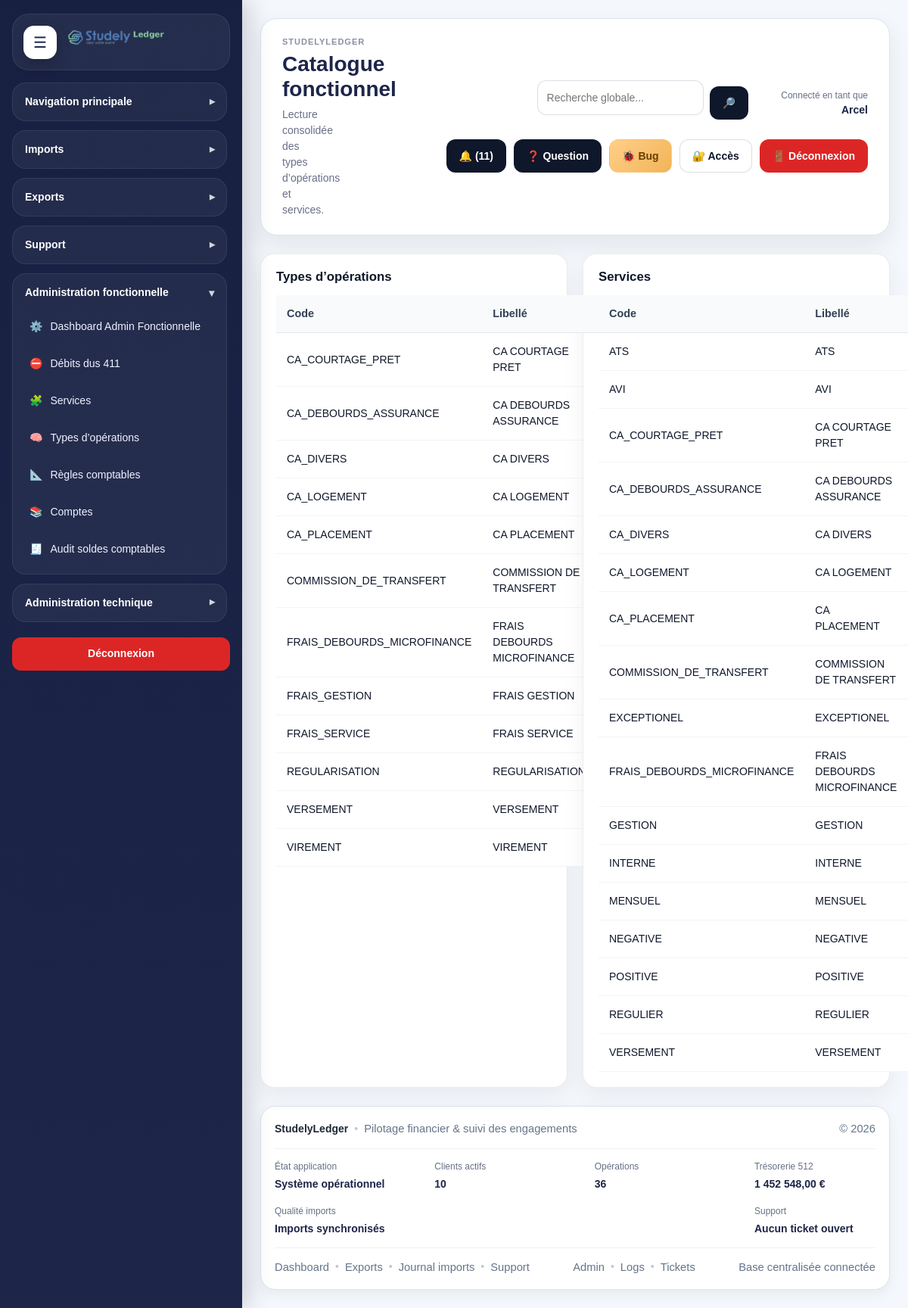
The app's page /modules/admin_functional/catalogs.php (signed in) with its own data.
### tables this page shows
CREATE TABLE `ref_operation_types` (
  `id` int(11) NOT NULL,
  `code` varchar(100) NOT NULL,
  `label` varchar(150) NOT NULL,
  `direction` enum('credit','debit','mixed') NOT NULL DEFAULT 'mixed',
  `is_active` tinyint(1) NOT NULL DEFAULT 1,
  `created_at` datetime NOT NULL DEFAULT current_timestamp(),
  `updated_at` datetime DEFAULT NULL
);

CREATE TABLE `ref_services` (
  `id` int(11) NOT NULL,
  `code` varchar(100) NOT NULL,
  `label` varchar(150) NOT NULL,
  `operation_type_id` int(11) DEFAULT NULL,
  `service_account_id` int(11) DEFAULT NULL,
  `treasury_account_id` int(11) DEFAULT NULL,
  `is_active` tinyint(1) NOT NULL DEFAULT 1,
  `created_at` datetime NOT NULL DEFAULT current_timestamp(),
  `updated_at` datetime DEFAULT NULL
);

### includes/admin_functions.php (called while the page is built, shortened)
<?php
if (!function_exists('e')) {
    function e(?string $value): string
    {
        return htmlspecialchars((string)($value ?? ''), ENT_QUOTES, 'UTF-8');
    }
}
if (!function_exists('tableExists')) {
    function tableExists(PDO $pdo, string $tableName): bool
    {
        $stmt = $pdo->prepare("
            SELECT COUNT(*)
            FROM information_schema.TABLES
            WHERE TABLE_SCHEMA = DATABASE()
              AND TABLE_NAME = ?
        ");
        $stmt->execute([$tableName]);
        return (int)$stmt->fetchColumn() > 0;
    }
}
        ?>

### modules/admin_functional/catalogs.php (the view, shortened to what this page needs)
<?php
$pdo = getPDO();
require_once __DIR__ . '/../../includes/admin_functions.php';
$operationTypes = tableExists($pdo, 'ref_operation_types')
    ? $pdo->query("
        SELECT *
        FROM ref_operation_types
        ORDER BY label ASC
    ")->fetchAll(PDO::FETCH_ASSOC)
    : [];
$services = tableExists($pdo, 'ref_services')
    ? $pdo->query("
        SELECT rs.*, rot.label AS operation_type_label, sa.account_code AS service_account_code, ta.account_code AS treasury_account_code
        FROM ref_services rs
        LEFT JOIN ref_operation_types rot ON rot.id = rs.operation_type_id
        LEFT JOIN service_accounts sa ON sa.id = rs.service_account_id
        LEFT JOIN treasury_accounts ta ON ta.id = rs.treasury_account_id
        ORDER BY rs.label ASC
    ")->fetchAll(PDO::FETCH_ASSOC)
    : [];
require_once __DIR__ . '/../../includes/document_start.php';
?>
<div class="layout">
    <?php require_once __DIR__ . '/../../includes/sidebar.php'; ?>
    <div class="main">
        <?php require_once __DIR__ . '/../../includes/header.php'; ?>
        <div class="dashboard-grid-2">
            <div class="table-card">
                <h3 class="section-title">Types d’opérations</h3>
                <table>
                    <thead>
                        <tr>
                            <th>Code</th>
                            <th>Libellé</th>
                            <th>Direction</th>
                            <th>Actif</th>
                        </tr>
                    </thead>
                    <tbody>
                        <?php foreach ($operationTypes as $row): ?>
                            <tr>
                                <td><?= e($row['code'] ?? '') ?></td>
                                <td><?= e($row['label'] ?? '') ?></td>
                                <td><?= e($row['direction'] ?? '') ?></td>
                                <td><?= ((int)($row['is_active'] ?? 1) === 1) ? 'Oui' : 'Non' ?></td>
                            </tr>
                        <?php endforeach; ?>
                    </tbody>
                </table>
            </div>
            <div class="table-card">
                <h3 class="section-title">Services</h3>
                <table>
                    <thead>
                        <tr>
                            <th>Code</th>
                            <th>Libellé</th>
                        </tr>
                    </thead>
                    <tbody>
                        <?php foreach ($services as $row): ?>
                            <tr>
                                <td><?= e($row['code'] ?? '') ?></td>
                                <td><?= e($row['label'] ?? '') ?></td>
                            </tr>
                        <?php endforeach; ?>
                    </tbody>
                </table>
            </div>
        </div>
        <?php require_once __DIR__ . '/../../includes/footer.php'; ?>
    </div>
</div>
<?php require_once __DIR__ . '/../../includes/document_end.php'; ?>

### assets/css/style.css (style rules this page uses)
:root { --bg:#f4f7fb; --surface:#ffffff; --surface-soft:#f8fbff; --border:#dbe4f0; --border-strong:#c8d5e6; --text:#1f2937; --muted:#667085; --heading:#1d2549; --primary:#1d2549; --primary-2:#2f4db8; --primary-soft:#eef2ff; --success:#117a4f; --success-soft:#e8f8f0; --danger:#b42318; --danger-soft:#fff1f2; --warning:#b54708; --warning-soft:#fff7ed; --info:#175cd3; --info-soft:#eff6ff; --shadow-sm:0 6px 16px rgba(18, 38, 63, 0.06); --shadow-md:0 12px 30px rgba(18, 38, 63, 0.08); --shadow-lg:0 18px 45px rgba(18, 38, 63, 0.12); --radius-sm:12px; --radius-md:18px; --radius-lg:24px; --sidebar-width:320px; --sidebar-width-collapsed:96px; }
*, *::before, *::after { box-sizing:border-box; }
html, body { margin:0; padding:0; min-height:100%; }
body { font-family:Arial, Helvetica, sans-serif; font-size:14px; line-height:1.5; color:var(--text); background:var(--bg); }
.layout { display:flex; min-height:100vh; width:100%; }
.main { flex:1 1 auto; min-width:0; padding:24px; }
h1,h2,h3,h4,h5,h6 { margin:0 0 12px 0; color:var(--heading); line-height:1.2; }
h3 { font-size:20px; }
.section-title { margin-bottom:14px; }
.card, .form-card, .table-card, .dashboard-panel { background:var(--surface); border:1px solid var(--border); border-radius:var(--radius-md); box-shadow:var(--shadow-sm); padding:20px; }
.dashboard-grid-2 { display:grid; grid-template-columns:repeat(2, minmax(0, 1fr)); gap:20px; }
table { width:100%; border-collapse:collapse; background:#fff; }
thead th { text-align:left; font-size:13px; color:var(--heading); background:#f3f7fc; border-bottom:1px solid var(--border); padding:12px 10px; }
tbody td { border-bottom:1px solid #edf2f7; padding:12px 10px; vertical-align:top; }
.main { overflow-x: hidden; }
.layout, .main, .sl-grid, .sl-card, .sl-chart-box { scroll-behavior: auto !important; }
html { scroll-behavior: auto; }

### assets/css/dashboard.css (style rules this page uses)
.table-card table td, .table-card table th { vertical-align:middle; }
.dashboard-panel .section-title, .form-card .section-title, .table-card .section-title { margin-top:0; margin-bottom:14px; }
.dashboard-grid-2, .dashboard-grid-3, .dashboard-grid-4, .dashboard-grid-5 { display: grid; gap: 20px; align-items: stretch; }
.dashboard-grid-2 { grid-template-columns: repeat(2, minmax(0, 1fr)); }
.card, .form-card, .table-card, .stat-card { background: #ffffff; border: 1px solid rgba(15, 23, 42, 0.08); border-radius: 18px; padding: 20px; box-shadow: 0 10px 30px rgba(15, 23, 42, 0.06); }
.card h3, .form-card h3, .table-card h3, .stat-card h3, .section-title { margin: 0 0 16px; font-size: 1.05rem; font-weight: 700; color: #0f172a; }
.modern-table, .table-card table, .sl-table { width: 100%; border-collapse: separate; border-spacing: 0; }
.modern-table thead th, .table-card table thead th, .sl-table thead th { position: sticky; top: 0; background: #f8fafc; color: #334155; font-size: 0.9rem; font-weight: 700; text-align: left; padding: 14px 14px; border-bottom: 1px solid rgba(148, 163, 184, 0.2); }
.modern-table tbody td, .table-card table tbody td, .sl-table tbody td { padding: 14px 14px; border-bottom: 1px solid rgba(148, 163, 184, 0.12); vertical-align: middle; color: #0f172a; background: #fff; }

### records on screen
ref_operation_types: code "CA_COURTAGE_PRET", label "CA COURTAGE PRET"
ref_operation_types: code "CA_DEBOURDS_ASSURANCE", label "CA DEBOURDS ASSURANCE"
ref_operation_types: code "CA_DIVERS", label "CA DIVERS"
ref_operation_types: code "CA_LOGEMENT", label "CA LOGEMENT"
ref_operation_types: code "CA_PLACEMENT", label "CA PLACEMENT"
ref_operation_types: code "COMMISSION_DE_TRANSFERT", label "COMMISSION DE TRANSFERT"
ref_operation_types: code "FRAIS_DEBOURDS_MICROFINANCE", label "FRAIS DEBOURDS MICROFINANCE"
ref_operation_types: code "FRAIS_GESTION", label "FRAIS GESTION"
ref_operation_types: code "FRAIS_SERVICE", label "FRAIS SERVICE"
ref_operation_types: code "REGULARISATION", label "REGULARISATION"
ref_operation_types: code "VERSEMENT", label "VERSEMENT"
ref_operation_types: code "VIREMENT", label "VIREMENT"
ref_services: code "ATS", label "ATS"
ref_services: code "AVI", label "AVI"
ref_services: code "CA_COURTAGE_PRET", label "CA COURTAGE PRET"
ref_services: code "CA_DEBOURDS_ASSURANCE", label "CA DEBOURDS ASSURANCE"
ref_services: code "CA_DIVERS", label "CA DIVERS"
ref_services: code "CA_LOGEMENT", label "CA LOGEMENT"
ref_services: code "CA_PLACEMENT", label "CA PLACEMENT"
ref_services: code "COMMISSION_DE_TRANSFERT", label "COMMISSION DE TRANSFERT"
ref_services: code "EXCEPTIONEL", label "EXCEPTIONEL"
ref_services: code "FRAIS_DEBOURDS_MICROFINANCE", label "FRAIS DEBOURDS MICROFINANCE"
ref_services: code "GESTION", label "GESTION"
ref_services: code "INTERNE", label "INTERNE"
ref_services: code "MENSUEL", label "MENSUEL"
ref_services: code "NEGATIVE", label "NEGATIVE"
ref_services: code "POSITIVE", label "POSITIVE"
ref_services: code "REGULIER", label "REGULIER"
ref_services: code "VERSEMENT", label "VERSEMENT"

### other values on screen
APP_NAME "STUDELYLEDGER"
$title "Catalogue fonctionnel"
$subtitle "Lecture consolidée des types d’opérations et services."
$currentUser "Arcel"
$notificationCount "11"
APP_NAME "StudelyLedger"
$footerSystemStatus "Système opérationnel"
$totalActiveClients "10"
$totalOperations "36"
$totalTreasuryBalance "1 452 548,00"
$footerDataStatus "Imports synchronisés"
$footerSupportStatus "Aucun ticket ouvert"
